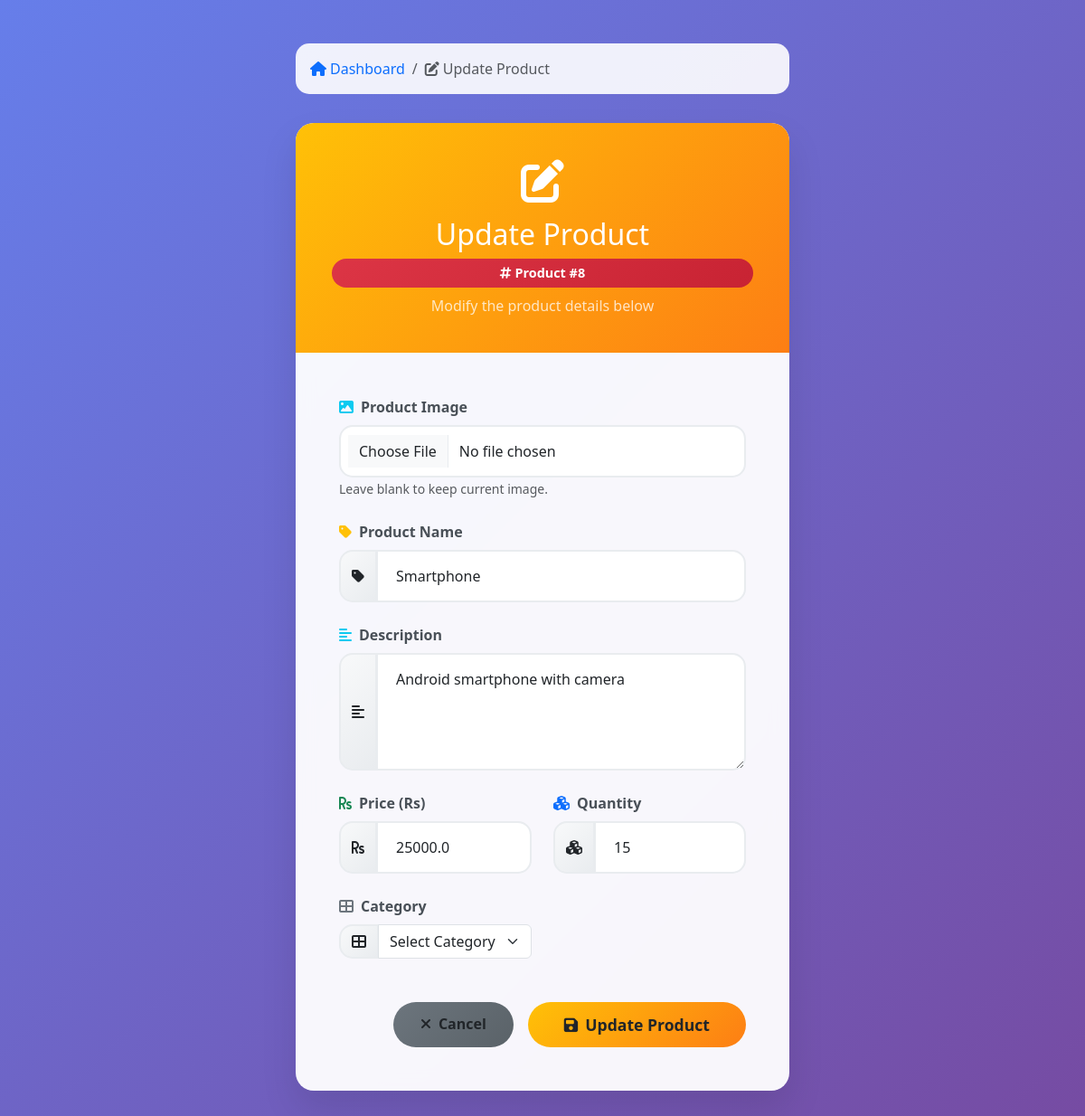
Screenshot of /update/8/ (signed in) with the database file from the repository.
### prod_app/models.py (models this page shows, shortened)
class Product(models.Model):
    CATEGORY_CHOICES = [
        ('electronics', 'Electronics'),
        ('clothing', 'Clothing'),
        ('books', 'Books'),
        ('home', 'Home & Kitchen'),
        ('sports', 'Sports & Fitness'),
        ('beauty', 'Beauty & Personal Care'),
        ('toys', 'Toys & Games'),
        ('automotive', 'Automotive'),
        ('other', 'Other'),
    ]
    name = models.CharField(max_length=100)
    description = models.TextField()
    price = models.FloatField()
    quantity = models.IntegerField()
    category = models.CharField(max_length=50, choices=CATEGORY_CHOICES, default='other')
    image = models.ImageField(upload_to='product_images/', blank=True, null=True)
    created_at = models.DateTimeField(auto_now_add=True)
    updated_at = models.DateTimeField(auto_now=True)

### prod_app/views.py (the view, shortened to what this page needs)
# urls.py: path('update/<int:product_id>/', views.update_product, name='update_product'),
@login_required
def update_product(request, product_id):
    product = get_object_or_404(Product, id=product_id)
    context = {'product': product}
    return render(request, "prod_app/update.html", context)

### prod_app/templates/prod_app/update.html (shortened to what this page needs)
<!DOCTYPE html>
<html lang="en">
<head>
    <link href="https://cdn.jsdelivr.net/npm/bootstrap@5.3.0/dist/css/bootstrap.min.css" rel="stylesheet">
    <link href="https://cdnjs.cloudflare.com/ajax/libs/font-awesome/6.4.0/css/all.min.css" rel="stylesheet">
</head>
<body>
    <div class="container py-5">
        <div class="row justify-content-center">
            <div class="col-lg-8 col-xl-6">
                <nav aria-label="breadcrumb" class="breadcrumb-custom">
                    <ol class="breadcrumb mb-0">
                        <li class="breadcrumb-item">
                            <a href="{% url 'display' %}" class="text-decoration-none">
                                <i class="fas fa-home me-1"></i>Dashboard
                            </a>
                        </li>
                        <li class="breadcrumb-item active" aria-current="page">
                            <i class="fas fa-edit me-1"></i>Update Product
                        </li>
                    </ol>
                </nav>
                <div class="card form-card">
                    <div class="form-header">
                        <i class="fas fa-edit fa-3x mb-3"></i>
                        <h2 class="mb-2">Update Product</h2>
                        <div class="product-id-badge">
                            <i class="fas fa-hashtag me-1"></i>Product #{{ product.id }}
                        </div>
                        <p class="mb-0 opacity-75 mt-2">Modify the product details below</p>
                    </div>
                    <div class="card-body p-5">
                        <form method="post" enctype="multipart/form-data" novalidate>
                            <div class="row">
                                                                <div class="col-12 mb-4">
                                                                    <label for="image" class="form-label">
                                                                        <i class="fas fa-image me-2 text-info"></i>Product Image
                                                                    </label>
                                                                    <input class="form-control" type="file" id="image" name="image" accept="image/*">
                                                                    <small class="text-muted">Leave blank to keep current image.</small>
                                                                </div>
                                <div class="col-12 mb-4">
                                    <label for="name" class="form-label">
                                        <i class="fas fa-tag me-2 text-warning"></i>Product Name
                                    </label>
                                    <div class="input-group">
                                        <span class="input-group-text">
                                            <i class="fas fa-tag"></i>
                                        </span>
                                        <input type="text" class="form-control" id="name" name="name"
                                               value="{{ product.name }}" placeholder="Enter product name" required>
                                    </div>
                                </div>
                                <div class="col-12 mb-4">
                                    <label for="description" class="form-label">
                                        <i class="fas fa-align-left me-2 text-info"></i>Description
                                    </label>
                                    <div class="input-group">
                                        <span class="input-group-text">
                                            <i class="fas fa-align-left"></i>
                                        </span>
                                        <textarea class="form-control" id="description" name="description"
                                                  rows="4" placeholder="Enter product description" required>{{ product.description }}</textarea>
                                    </div>
                                </div>
                                <div class="col-md-6 mb-4">
                                    <label for="price" class="form-label">
                                        <i class="fas fa-rupee-sign me-2 text-success"></i>Price (Rs)
                                    </label>
                                    <div class="input-group">
                                        <span class="input-group-text">
                                            <i class="fas fa-rupee-sign"></i>
                                        </span>
                                        <input type="number" step="0.01" min="0" class="form-control"
                                               id="price" name="price" value="{{ product.price }}" placeholder="0.00" required>
                                    </div>
                                </div>
                                <div class="col-md-6 mb-4">
                                    <label for="quantity" class="form-label">
                                        <i class="fas fa-cubes me-2 text-primary"></i>Quantity
                                    </label>
                                    <div class="input-group">
                                        <span class="input-group-text">
                                            <i class="fas fa-cubes"></i>
                                        </span>
                                        <input type="number" min="0" class="form-control"
                                               id="quantity" name="quantity" value="{{ product.quantity }}" placeholder="0" required>
                                    </div>
                                </div>
                                <div class="col-md-6 mb-4">
                                    <label for="category" class="form-label">
                                        <i class="fas fa-th-large me-2 text-secondary"></i>Category
                                    </label>
                                    <div class="input-group">
                                        <span class="input-group-text">
                                            <i class="fas fa-th-large"></i>
                                        </span>
                                        <select class="form-select" id="category" name="category" required>
                                            <option value="">Select Category</option>
                                        </select>
                                    </div>
                                </div>
                            </div>
                            <div class="d-grid gap-2 d-md-flex justify-content-md-end mt-4">
                                <a href="{% url 'display' %}" class="btn btn-cancel me-md-2">
                                    <i class="fas fa-times me-2"></i>Cancel
                                </a>
                                <button type="submit" class="btn btn-submit">
                                    <i class="fas fa-save me-2"></i>Update Product
                                </button>
                            </div>
                        </form>
                    </div>
                </div>
            </div>
        </div>
    </div>
</body>
</html>

### prod_app/templates/prod_app/update.html (style rules this page uses)
body { background: linear-gradient(135deg, #667eea 0%, #764ba2 100%); min-height: 100vh; }
.form-card { border: none; border-radius: 20px; box-shadow: 0 20px 40px rgba(0, 0, 0, 0.1); backdrop-filter: blur(10px); background: rgba(255, 255, 255, 0.95); }
.form-header { background: linear-gradient(135deg, #ffc107 0%, #fd7e14 100%); color: white; border-radius: 20px 20px 0 0; padding: 2.5rem; text-align: center; }
.btn-submit { background: linear-gradient(135deg, #ffc107 0%, #fd7e14 100%); border: none; border-radius: 25px; padding: 12px 40px; font-weight: 600; font-size: 1.1rem; transition: all 0.3s ease; }
.btn-cancel { background: linear-gradient(135deg, #6c757d 0%, #5a6268 100%); border: none; border-radius: 25px; padding: 12px 30px; font-weight: 600; transition: all 0.3s ease; }
.form-control { border-radius: 15px; padding: 15px 20px; border: 2px solid #e9ecef; font-size: 1rem; transition: all 0.3s ease; }
.input-group-text { border-radius: 15px 0 0 15px; border: 2px solid #e9ecef; background: linear-gradient(135deg, #f8f9fa 0%, #e9ecef 100%); }
.form-label { font-weight: 600; color: #495057; margin-bottom: 0.5rem; }
.breadcrumb-custom { background: rgba(255, 255, 255, 0.9); border-radius: 15px; padding: 1rem; margin-bottom: 2rem; }
.product-id-badge { background: linear-gradient(135deg, #dc3545 0%, #c82333 100%); color: white; border-radius: 20px; padding: 5px 15px; font-size: 0.9rem; font-weight: 600; }

### rows the page displays
Product: id "8", name "Smartphone", description "Android smartphone with camera", price "25000.0", quantity "15"
